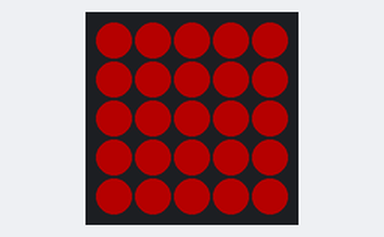
The program below on a simulated Raspberry Pi Pico running MicroPython. On the bench: 5×5 RGB LED matrix. Dim RGB values are drawn brighter than linear; the 25 LEDs are laid out as on the BitDogLab board (LED 0 bottom right, every second row reversed). At 4.0 s the program stops and its outputs stay as they are.

Above: at 0.1 s.
At 2.1 s:
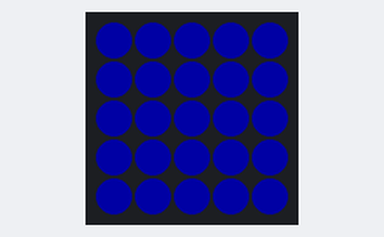

Measured:
- what the display in image 1 shows lasts 2.0 s, from 2.0 s to 4.0 s

The program:

preencher_matriz.py
```python
# preencher_matriz.py
# Preenche toda a matriz 5x5 de LEDs com uma cor
# Bloco: Ligar matriz de LED da cor

from machine import Pin
import neopixel
import time

# Configuração do NeoPixel (matriz 5x5)
NEOPIXEL_PIN = 7
NUM_LEDS = 25

# Inicializa a matriz de LEDs
np = neopixel.NeoPixel(Pin(NEOPIXEL_PIN), NUM_LEDS)

# Matriz de mapeamento (linha, coluna) -> índice do LED
LED_MATRIX = [
    [24, 23, 22, 21, 20],
    [15, 16, 17, 18, 19],
    [14, 13, 12, 11, 10],
    [5, 6, 7, 8, 9],
    [4, 3, 2, 1, 0]
]

def preencher_matriz(cor, intensidade=30, brilho_global=0.5):
    """
    Preenche toda a matriz 5x5 com a cor especificada.

    Args:
        cor: Tupla (R, G, B) com valores de 0 a 255
        intensidade: Intensidade de 0 a 100 (percentual)
        brilho_global: Fator de brilho global (0.0 a 1.0)
    """
    r = int(cor[0] * intensidade / 100 * brilho_global)
    g = int(cor[1] * intensidade / 100 * brilho_global)
    b = int(cor[2] * intensidade / 100 * brilho_global)

    for i in range(25):
        np[i] = (r, g, b)

    np.write()

def desligar_matriz():
    """Desliga todos os LEDs da matriz."""
    for i in range(25):
        np[i] = (0, 0, 0)
    np.write()

# Exemplo de uso
if __name__ == "__main__":
 # Preenche a matriz com vermelho a 50% de intensidade
    preencher_matriz((255, 0, 0), 50)
    time.sleep(2)

 # Preenche a matriz com azul a 30% de intensidade
    preencher_matriz((0, 0, 255), 30)
    time.sleep(2)

 # Desliga a matriz
    desligar_matriz()
```
